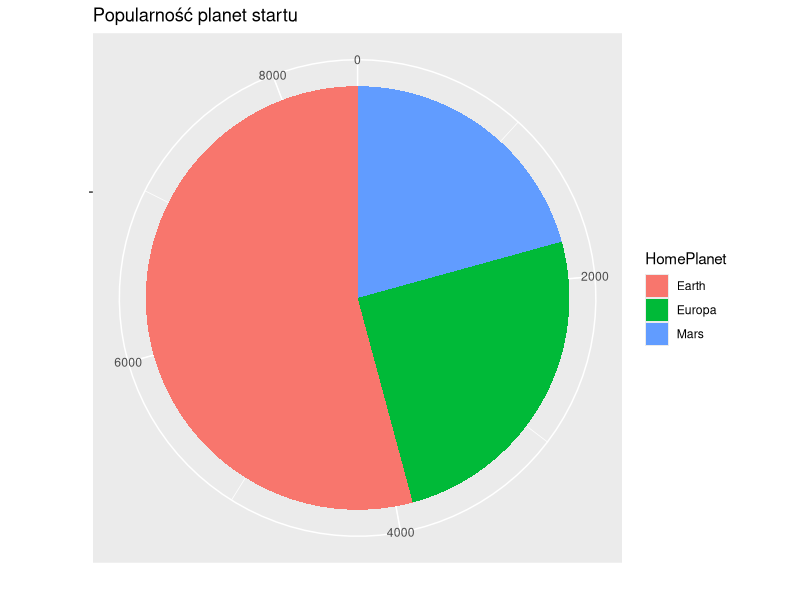
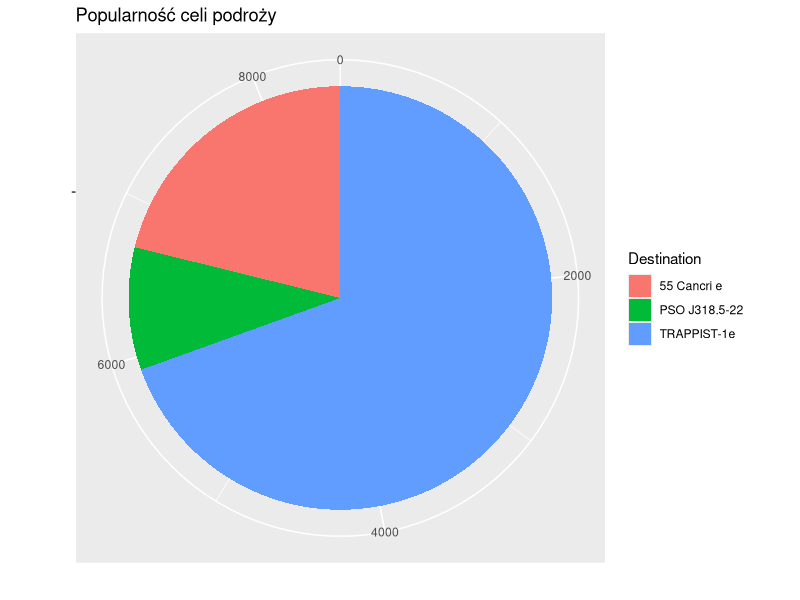
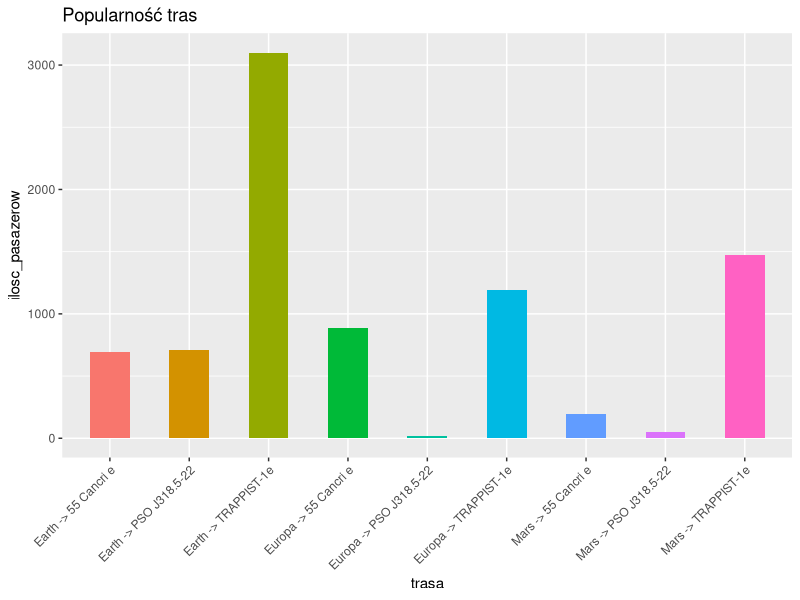
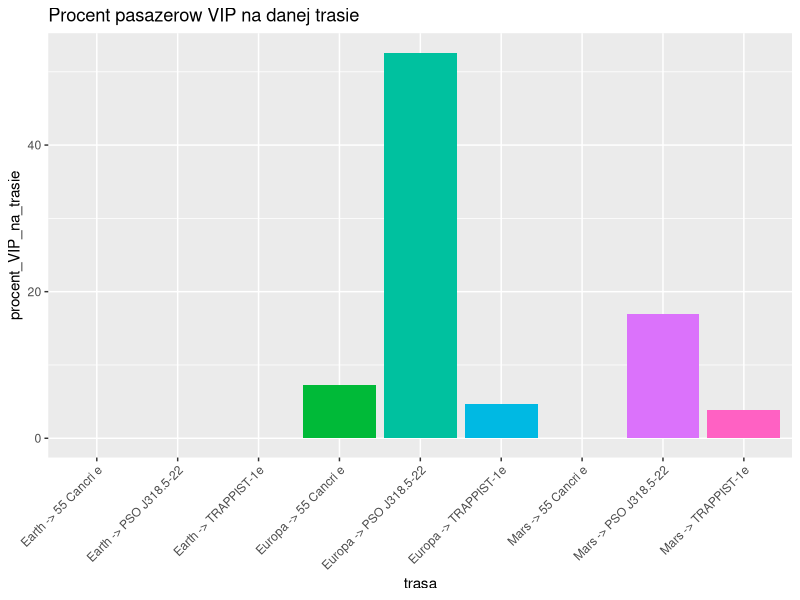
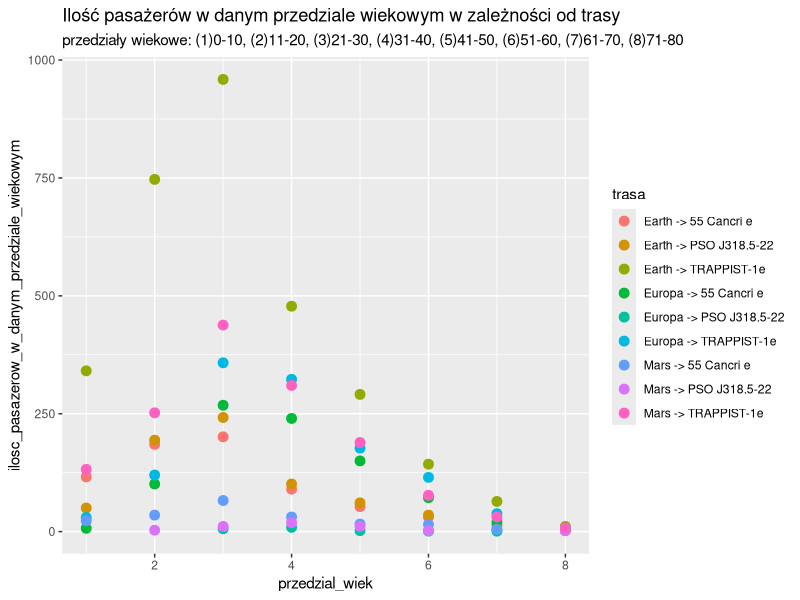
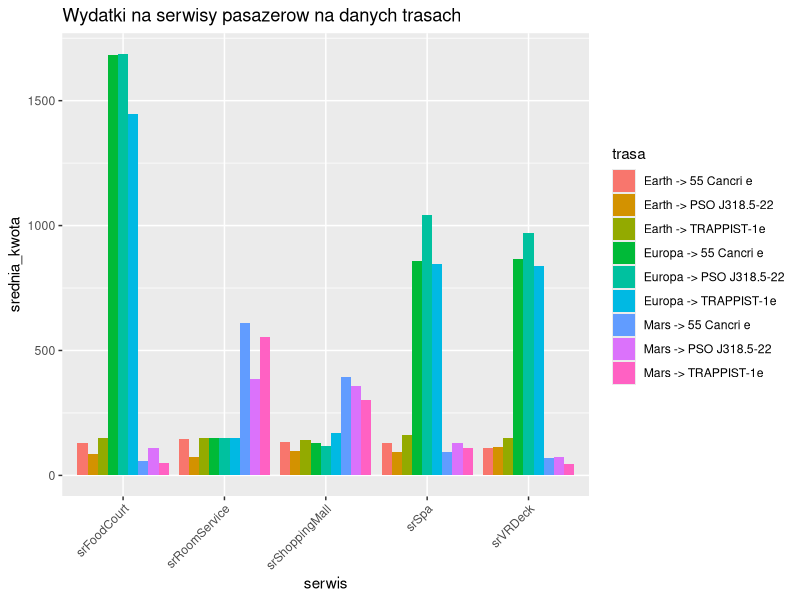
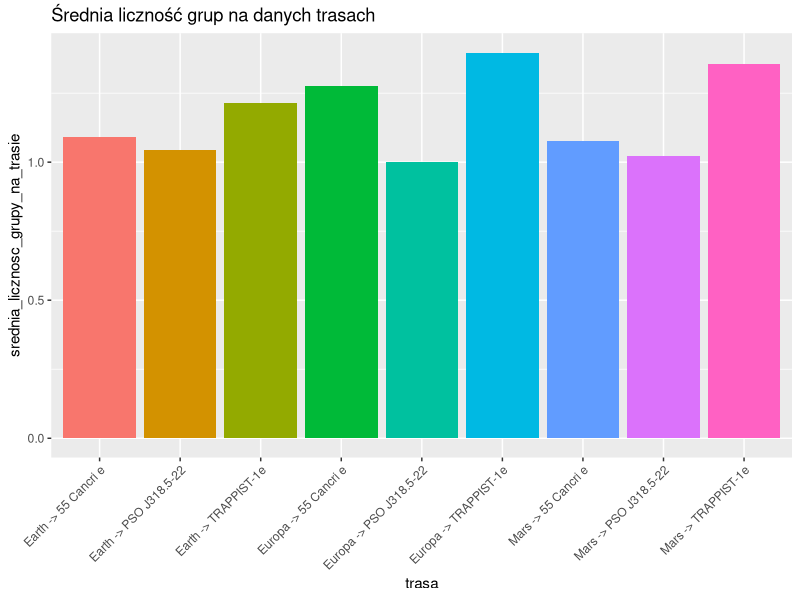
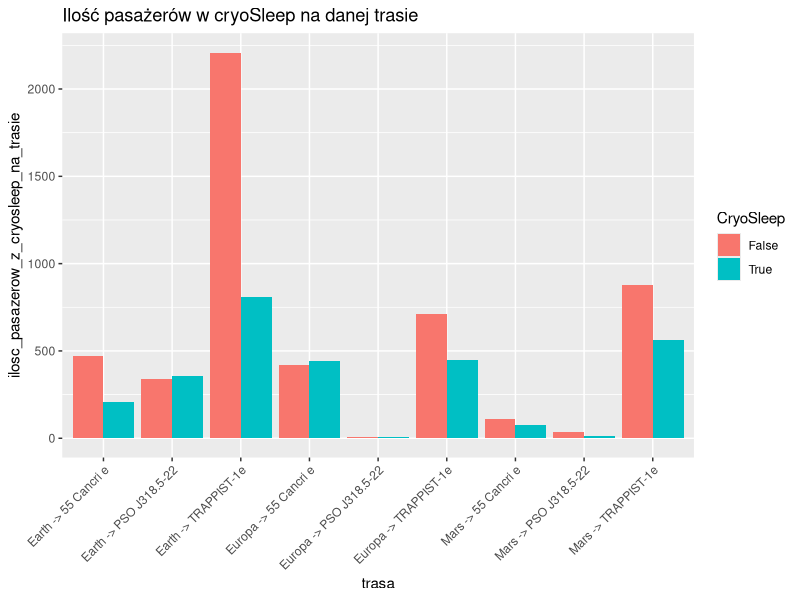

These figures' R source, in order:
#Analiza danyych z titanic
library(tidyr)
library(dplyr)
library(ggplot2)

df <- read.csv('dane.csv')


#Najpopularniejsza planeta startu podrozy (Homeplanet)

ilosc_pasazerow_z <- df %>% 
  filter(HomePlanet != "") %>%
  group_by(HomePlanet) %>% 
  summarise(ilosc_pasazerow = n()) %>% 
  arrange(-ilosc_pasazerow)

ggplot(ilosc_pasazerow_z, aes(x="", y=ilosc_pasazerow, fill=HomePlanet)) +
  geom_bar(stat="identity", width=1) +
  coord_polar("y", start=0) +
  ggtitle("Popularność planet startu")+
  xlab("") +
  ylab("")

#Najpopularniejsza jest Ziemia - wiecej niz polowa pasazerow

#Najpopularniejszy cel podrozy (Destination)

ilosc_pasazerow_do <- df %>% 
  filter(Destination != "") %>% 
  group_by(Destination) %>% 
  summarise(ilosc_pasazerow = n()) %>% 
  arrange(-ilosc_pasazerow)

ggplot(ilosc_pasazerow_do, aes(x="", y=ilosc_pasazerow, fill=Destination)) +
  geom_bar(stat="identity", width=1) +
  coord_polar("y", start=0) +
  ggtitle("Popularność celi podroży") +
  xlab("") +
  ylab("")

#ajpopularniejsze jest TRAPPIST-1e - prawie 3/4 pasazerow

#Najpopularniejsza trasa

najpopularniejsze_trasy <- df %>% 
  filter(HomePlanet != "" & Destination != "") %>% 
  select(HomePlanet, Destination) %>% 
  unite(col = "trasa", HomePlanet:Destination, sep = " -> ") %>% 
  group_by(trasa) %>% 
  summarise(ilosc_pasazerow = n()) %>% 
  arrange(-ilosc_pasazerow)

ggplot(najpopularniejsze_trasy, aes(x=trasa, y=ilosc_pasazerow, fill = trasa)) +
  geom_bar(stat="identity", width=0.5) +
  ggtitle("Popularność tras") +
  theme(axis.text.x = element_text(angle = 45, vjust = 1, hjust=1), legend.position = "none")    
  
#ajpopularniejszea jest Earth -> TRAPPIST-1e 


# Zależność trasa a VIP

trasa_a_vip <- df %>% 
  filter(HomePlanet != "" & Destination != "" & VIP != "") %>% 
  select(HomePlanet, Destination, VIP) %>% 
  unite(col = "trasa", HomePlanet:Destination, sep = " -> ") %>% 
  group_by(trasa, VIP) %>% 
  summarise(ilosc_pasazerow = n()) %>% 
  pivot_wider(names_from = VIP, values_from = ilosc_pasazerow, values_fill = 0) %>% 
  group_by(trasa) %>% 
  summarise(procent_VIP_na_trasie = 100*True/(True + False))

ggplot(trasa_a_vip, aes(x=trasa, y=procent_VIP_na_trasie, fill = trasa)) + 
  geom_bar(stat = "identity") +
  ggtitle("Procent pasazerow VIP na danej trasie") +
  theme(axis.text.x = element_text(angle = 45, vjust = 1, hjust=1), legend.position = "none")

# najwiecej VIP jest na trasie Europa -> 55 Can cri e

# Zależność trasa a wiek

trasy <- df %>% 
  filter(HomePlanet != "" & Destination != "") %>% 
  select(HomePlanet, Destination, PassengerId) %>% 
  unite(col = "trasa", HomePlanet:Destination, sep = " -> ")

przedzialy_wiekowe <- df %>% 
  mutate(przedzial_wiek = ifelse(Age<11, 1, 
                                 ifelse(Age<21, 2, 
                                        ifelse(Age<31, 3, 
                                               ifelse(Age<41, 4, 
                                                      ifelse(Age<51, 5, 
                                                             ifelse(Age<61, 6, 
                                                                    ifelse(Age<71, 7, 8))))))))

trasa_a_wiek <- przedzialy_wiekowe %>% 
  inner_join(trasy) %>% 
  group_by(trasa, przedzial_wiek) %>%
  summarise(ilosc_pasazerow_w_danym_przedziale_wiekowym = n())
  
ggplot(trasa_a_wiek, aes(x=przedzial_wiek, y=ilosc_pasazerow_w_danym_przedziale_wiekowym, color = trasa)) + 
  geom_point(position = "dodge", size=3) +
  ggtitle("Ilość pasażerów w danym przedziale wiekowym w zależności od trasy", 
          subtitle = "przedziały wiekowe: (1)0-10, (2)11-20, (3)21-30, (4)31-40, (5)41-50, (6)51-60, (7)61-70, (8)71-80")

# Zależność trasa a wydatki


dodatkowe_uslugi <- df%>% 
  inner_join(trasy, by="PassengerId") %>% 
  filter(RoomService != "" & FoodCourt != "" & ShoppingMall != "" & Spa != "" & VRDeck != "") %>% 
  group_by(trasa) %>% 
  summarise(srRoomService = mean(RoomService), srFoodCourt = mean(FoodCourt), 
            srShoppingMall = mean(ShoppingMall), srSpa = mean(Spa), srVRDeck = mean(VRDeck)) %>% 
  pivot_longer(srRoomService:srVRDeck, names_to = "serwis", values_to = "srednia_kwota")

ggplot(dodatkowe_uslugi, aes(x=serwis, y=srednia_kwota, fill = trasa)) + 
  geom_bar(position="dodge", stat = "identity") +
  ggtitle("Wydatki na serwisy pasazerow na danych trasach") +
  theme(axis.text.x = element_text(angle = 45, vjust = 1, hjust=1))

# Zależność trasa a licznosc grup

grupy_numery_pasazerow <- df %>% 
  separate(PassengerId , sep= "_", into = c("nrgrupy", "nrpasazer"))

trasa_a_licznosc_grupy <- df %>% 
  inner_join(grupy_numery_pasazerow) %>% 
  inner_join(trasy) %>% 
  group_by(trasa, nrgrupy) %>% 
  summarise(licznosc_grupy = n()) %>% 
  group_by(trasa) %>% 
  summarise(srednia_licznosc_grupy_na_trasie = mean(licznosc_grupy))

ggplot(trasa_a_licznosc_grupy, aes(x=trasa, y=srednia_licznosc_grupy_na_trasie, fill = trasa)) + 
  geom_bar(position="dodge", stat = "identity") +
  ggtitle("Średnia liczność grup na danych trasach") +
  theme(axis.text.x = element_text(angle = 45, vjust = 1, hjust=1), legend.position = "none")
#Brak znacznych roznic

# Zależność trasa a Cryosleep

trasa_a_cryosleep <- df %>% 
  filter(CryoSleep != "") %>% 
  inner_join(trasy) %>% 
  group_by(trasa, CryoSleep) %>% 
  summarise(ilosc_pasazerow_z_cryosleep_na_trasie = n())

ggplot(trasa_a_cryosleep, aes(x=trasa, y=ilosc_pasazerow_z_cryosleep_na_trasie, fill = CryoSleep)) + 
  geom_bar(position="dodge", stat = "identity") +
  ggtitle("Ilość pasażerów w cryoSleep na danej trasie") +
  theme(axis.text.x = element_text(angle = 45, vjust = 1, hjust=1))

# Zależność trasa a Cryosleep (Procent) 

trasa_a_cryosleep_procent <- trasa_a_cryosleep %>% 
  pivot_wider(names_from = CryoSleep, values_from = ilosc_pasazerow_z_cryosleep_na_trasie, values_fill = 0) %>% 
  group_by(trasa) %>% 
  summarise(procent_cryosleep_na_trasie = 100*True/(True + False))


ggplot(trasa_a_cryosleep_procent, aes(x=trasa, y=procent_cryosleep_na_trasie, fill = trasa)) + 
  geom_bar(stat = "identity") +
  ggtitle("Procent pasażerow w cryoSleep na danej trasie") +
  theme(axis.text.x = element_text(angle = 45, vjust = 1, hjust=1), legend.position = "none")

# Zależność VIP a Cryosleep

VIP_a_CryoSleep <- df %>% 
  filter(VIP != "" & CryoSleep != "") %>% 
  group_by(VIP, CryoSleep) %>% 
  summarise(ilosc_takich_pasazerow = n()) %>% 
  pivot_wider(names_from = CryoSleep, values_from = ilosc_takich_pasazerow) %>% 
  group_by(VIP) %>% 
  summarise(procent_pasazerow_w_CryoSleep = 100*True/(True + False))

ggplot(VIP_a_CryoSleep, aes(x=VIP, y=procent_pasazerow_w_CryoSleep, fill = VIP)) + 
  geom_bar(position = "dodge", stat = "identity") +
  ggtitle("Procent pasażerów w cryoSleep w zależności od statusu VIP") +
  theme(axis.text.x = element_text(angle = 45, vjust = 1, hjust=1), legend.position = "none")

# Zależność VIP a wiek

VIP_a_wiek <- df %>% 
  filter(VIP != "" & Age != "") %>% 
  group_by(VIP, Age) %>% 
  summarise(ilosc_takich_pasazerow = n())

ggplot(VIP_a_wiek, aes(x=Age, y=ilosc_takich_pasazerow, color = VIP)) + 
  geom_point(size=2) +
  ggtitle("Ilość pasażerów w danym wieku w zależności od statusu VIP")

# Zależność VIP a grupa

grupa_a_vip_czy_spojne <- df %>% 
  filter(VIP != "") %>% 
  separate(PassengerId , sep= "_", into = c("nrgrupy", "nrpasazer")) %>% 
  group_by(nrgrupy, VIP) %>% 
  count() %>% 
  mutate(numer = ifelse(VIP, 1, 2)) %>% 
  group_by(nrgrupy) %>% 
  summarise(typ = sum(numer)) %>% 
  group_by(typ) %>% 
  count() %>% 
  mutate(rodzaje = ifelse(typ == 1, "VIP", ifelse(typ == 2, "NIE VIP", "MIESZANA")))

ggplot(grupa_a_vip_czy_spojne, aes(x="", y=n, fill=rodzaje)) +
  geom_bar(stat="identity", width=1) +
  coord_polar("y", start=0) +
  ggtitle("Jaka cześć grup ma status vip?") +
  xlab("") +
  ylab("")
  
# Wydatki a wiek

wydatki_a_wiek <- df%>% 
  filter(RoomService != "" & FoodCourt != "" & ShoppingMall != "" & Spa != "" & VRDeck != "") %>% 
  group_by(Age) %>% 
  summarise(srRoomService = mean(RoomService), srFoodCourt = mean(FoodCourt), 
            srShoppingMall = mean(ShoppingMall), srSpa = mean(Spa), srVRDeck = mean(VRDeck)) %>% 
  pivot_longer(srRoomService:srVRDeck, names_to = "serwis", values_to = "srednia_kwota") %>% 
  group_by(Age) %>% 
  summarise(srednia_calkowita_kwota = mean(srednia_kwota))

ggplot(wydatki_a_wiek, aes(x=Age, y=srednia_calkowita_kwota)) + 
  geom_point(size=2) +
  ggtitle("Średnia całkowita wydana kwota w zależności od wieku")

# Wydatki a CryoSleep

wydatki_a_CryoSleep <- df%>% 
  filter(RoomService != "" & FoodCourt != "" & ShoppingMall != "" & Spa != "" & VRDeck != "" & CryoSleep != "") %>% 
  group_by(CryoSleep) %>% 
  summarise(srRoomService = mean(RoomService), srFoodCourt = mean(FoodCourt), 
            srShoppingMall = mean(ShoppingMall), srSpa = mean(Spa), srVRDeck = mean(VRDeck)) %>% 
  pivot_longer(srRoomService:srVRDeck, names_to = "serwis", values_to = "srednia_kwota") %>% 
  group_by(CryoSleep) %>% 
  summarise(srednia_calkowita_kwota = mean(srednia_kwota))

ggplot(wydatki_a_CryoSleep, aes(x=CryoSleep, y=srednia_calkowita_kwota, fill = CryoSleep)) + 
  geom_bar(stat = "identity") +
  ggtitle("Średnia całkowita wydana kwota w zależności od CryoSleep") +
  theme(axis.text.x = element_text(angle = 45, vjust = 1, hjust=1), legend.position = "none")

# Jak pasażerowie są w CryoSleep to nie placa za dodatkowe uslugi

# Najpopularniejsze Cabin:
kabiny <- df %>% 
  filter(Cabin != "") %>% 
  separate(Cabin, sep= "/", into = c("deck", "num", "side")) %>% 
  group_by(deck, num, side) %>% 
  count()

# Najpopularniejsza strona:

strona <- kabiny %>% 
  group_by(side) %>% 
  summarise(ilosc_pasazerow_po_danej_stronie = sum(n))

ggplot(strona, aes(x=side, y=ilosc_pasazerow_po_danej_stronie, fill = side)) + 
  geom_bar(position = "dodge", stat = "identity") +
  ggtitle("Jak rozmieszczeni byli pasażerowie na stronach statku?") +
  theme(legend.position = "none")

# Pasazerowie sa rozlozeni bardzo rowno pomiedzy stronami statku
  
# Najpopularniejsza poklad:

poklad <- kabiny %>% 
  group_by(deck) %>% 
  summarise(ilosc_pasazerow_na_danym_pokladzie = sum(n))

ggplot(poklad, aes(x=deck, y=ilosc_pasazerow_na_danym_pokladzie, fill = deck)) + 
  geom_bar(position = "dodge", stat = "identity") +
  ggtitle("Jak rozmieszczeni byli pasażerowie na pokładach statku?")+
  theme(legend.position = "none")
# Pokład T jest prawie nieużywany, zaś najwiecej pasażerów jest na pokładach F i G